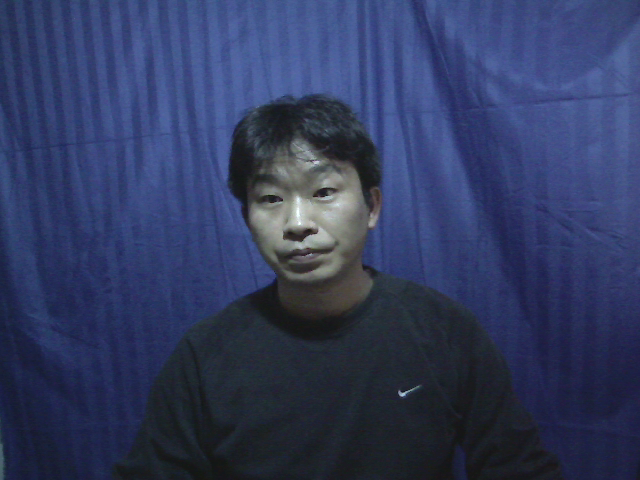
#> input picture 000_0.bmp, 640 x 480 px; its folder holds only this picture in this run
$ python -i UseOpencvDetectFace.py   (imports and definitions only)
#> lines starting #> are read from the running program, lines starting #| are printed output that depends on the picture; after the words box and inside, x2 and y2 are one past the last pixel; in counts of white or black regions, pixels touching at a corner belong together
import cv2
import csv
import os
import os.path as osp
face_casecade = cv2.CascadeClassifier('/home/gc/PycharmProjects/GC_LFFD/haarcascade_frontalface_default.xml')
resize_dir = r"/home/gc/Dataset/resize_oneface"
def StaticDetect(filename):
    '''
    静态图像的人脸检测
    '''
#> called with filename = '../000_0.bmp'
    # 创建一个级联分类器，加载一个 .xml文件，它既可以是Haar特征，也可以是LBP特征的分类器
    #face_casecade = cv2.CascadeClassifier('E:\\deep_learn\\GC_LFFD\\haarcascade_frontalface_default.xml')
    global face_casecade

    # 加载图像

    img = cv2.imread(filename, cv2.IMREAD_COLOR)
#> img is the input picture: shape (480, 640, 3); mean B, G, R 95.2, 59.3, 49.6
    img = cv2.resize(img,(480,480))
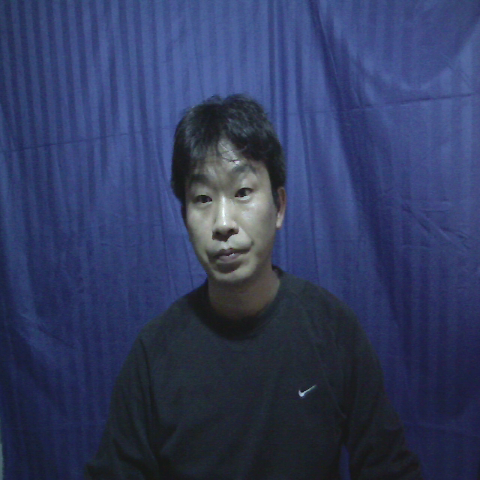
#> img: shape (480, 480, 3); mean B, G, R 95.3, 59.4, 49.6
    # 转换为灰度图像
    gray_img = cv2.cvtColor(img, cv2.COLOR_BGR2GRAY)
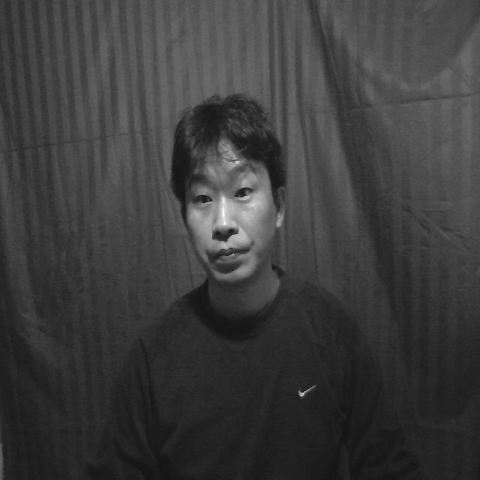
#> gray_img: shape (480, 480); min 20, max 252, mean 60.6
    '''
    detectMultiScale进行人脸检测
    传入参数为args：
                    img:传入图像
                    object：被检测的物体的矩形框向量组
                    scaleFactor：表示前后两次相继的扫描中，搜索窗口的比例系数。默认为1.1，即每次搜索窗口扩大10%
                    minNegihbors，表示构成检测目标的相邻矩形的最小个数(默认为3个)
                    flags:要么使用默认值，要么使用CV_HAAR_DO_CANNY_PRUNING，如果设置为CV_HAAR_DO_CANNY_PRUNING，那么函数会使用Canny边缘检测来排除边缘过多或者过少的区域，这些通常不会是人脸所在区域
                    minSize和maxSize：用来限制得到的目标区域的范围
    输出为：vector保存各个人脸的坐标、大小（用矩形表示）
    '''
    faces = face_casecade.detectMultiScale(gray_img, 1.2, 5)
#> faces = [[166, 151, 119, 119]]
    if len(faces) > 0:
        for (x, y, w, h) in faces:
            img_dir, img_name = os.path.split(filename)
            cv2.imwrite(osp.join(resize_dir,img_name),img)
            img = cv2.rectangle(img, (x, y), (x + w, y + h), (255, 0, 0), 2)
#> this loop made 1 pass
#> (x, y, w, h, img_dir, img_name) on pass 1: (166, 151, 119, 119, '..', '000_0.bmp')
#> pass 1, in StaticDetect, `img = cv2.rectangle(img, (x, y), (x + w, y + h), (255, 0, 0), 2)`:
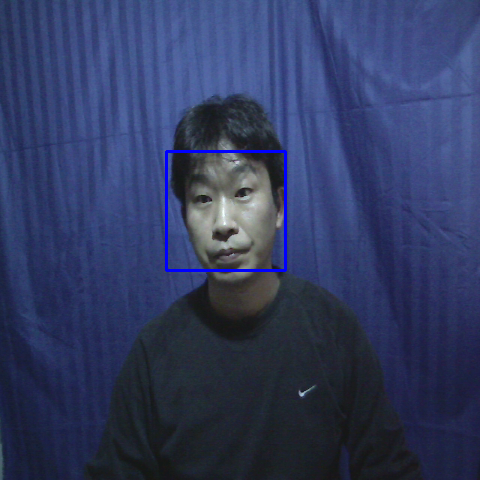
#> img: shape (480, 480, 3); 0.62% of pixels changed, all inside (x1, y1, x2, y2) = (165, 150, 287, 272)
        # [4 lines of commented-out code are left out]
        return True, x,y,w,h
    else:
        #cv2.destroyAllWindows()
        return False,0,0,0,0


def getAllImgPath(dirName,csvName):
    assert osp.exists(dirName) , 'dir_name Is Empty !'
    currunt_index = 0
    with open(csvName, 'w', newline='') as cvsfile:
        files = csv.writer(cvsfile)
        filenames = os.listdir(dirName)
        for filename in filenames:
            imgNames =  os.listdir(osp.join(dirName, filename))
            for imgName in imgNames:
                currunt_index += 1
                print('Currunt Image Index : ')
                print(currunt_index)
                fullImgPath = osp.join(dirName, filename, imgName)
                result ,x,y,w,h = StaticDetect(fullImgPath)
                if result:
                    fullImgPath = osp.join(resize_dir, imgName)
                    files.writerow([fullImgPath, x,y,w,h])
        cvsfile.close()


csv_name = './Detect_Face.csv'
dirName = "/home/gc/Dataset/oneFace"
# [1 line not run here, left out]
# filename = 'E:\\deep_learn\\GC_LFFD\\000_0.bmp'
# StaticDetect(filename)

>>> result = StaticDetect('../000_0.bmp')
#> result = (True, 166, 151, 119, 119)

$ run again, on 000_1.bmp
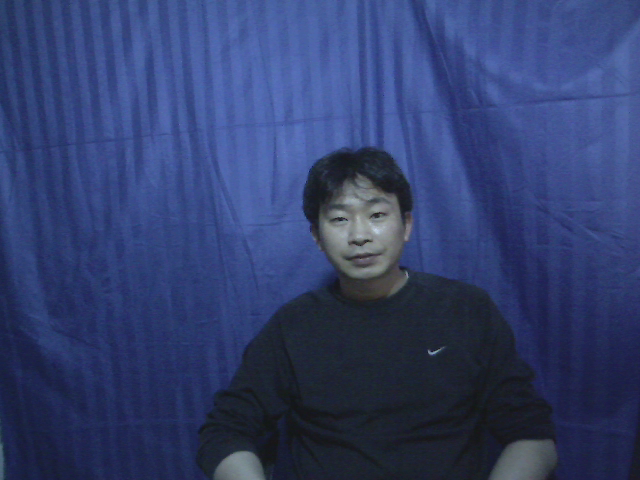
#> input picture 000_1.bmp, 640 x 480 px
#> in StaticDetect, img is the input picture: shape (480, 640, 3); mean B, G, R 108.5, 63.2, 50
#> in StaticDetect, `gray_img = cv2.cvtColor(img, cv2.COLOR_BGR2GRAY)`:
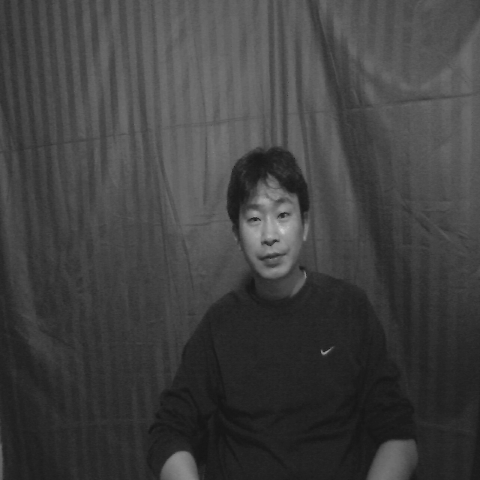
#> gray_img: shape (480, 480); min 21, max 207, mean 64.5
#> faces = [[230, 188, 81, 81]]
#> the loop in StaticDetect, `for (x, y, w, h) in faces:` made 1 pass
#> (x, y, w, h, img_dir, img_name) on pass 1: (230, 188, 81, 81, '..', '000_1.bmp')
#> pass 1, in StaticDetect, `img = cv2.rectangle(img, (x, y), (x + w, y + h), (255, 0, 0), 2)`:
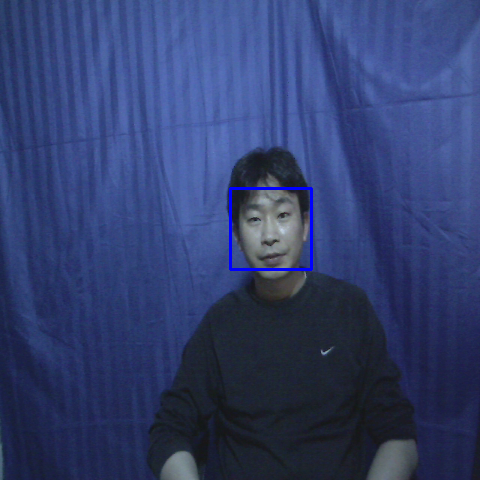
#> img: shape (480, 480, 3); mean B, G, R 109.3, 63, 49.8
#> result = (True, 230, 188, 81, 81)

$ run again, on 000_2.bmp
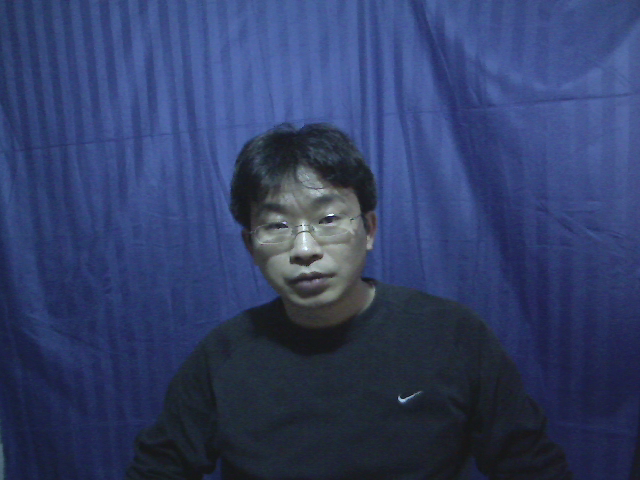
#> input picture 000_2.bmp, 640 x 480 px
#> in StaticDetect, img is the input picture: shape (480, 640, 3); mean B, G, R 102.7, 62.6, 49.9
#> in StaticDetect, `img = cv2.resize(img,(480,480))`:
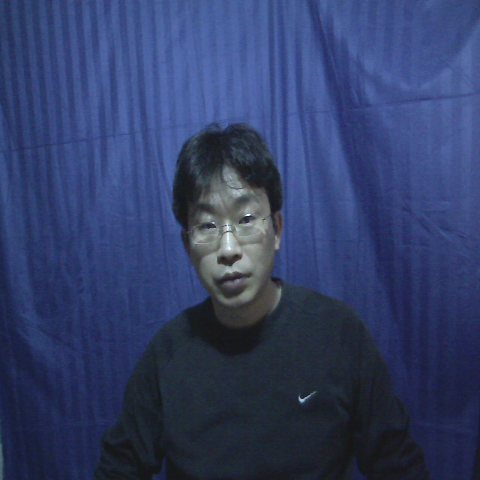
#> img: shape (480, 480, 3); mean B, G, R 102.7, 62.7, 50
#> in StaticDetect, `gray_img = cv2.cvtColor(img, cv2.COLOR_BGR2GRAY)`:
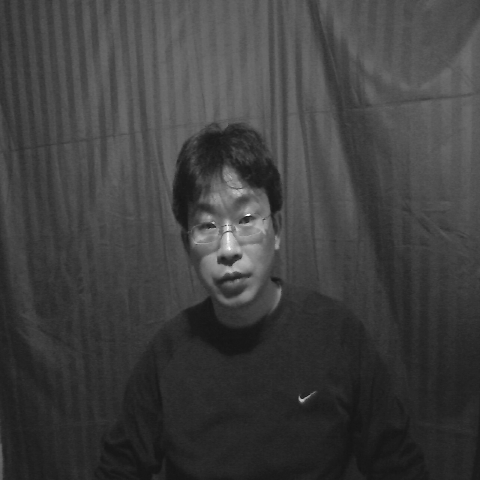
#> gray_img: shape (480, 480); min 21, max 251, mean 63.4
#> faces = ()
